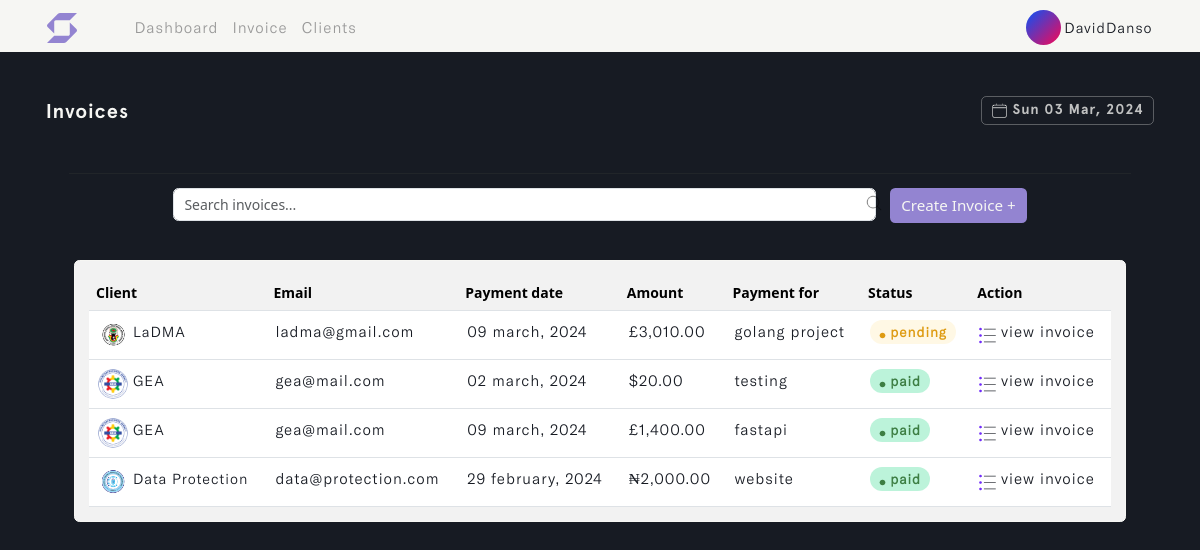
/invoice (signed in), run on an earlier commit of the app's database.
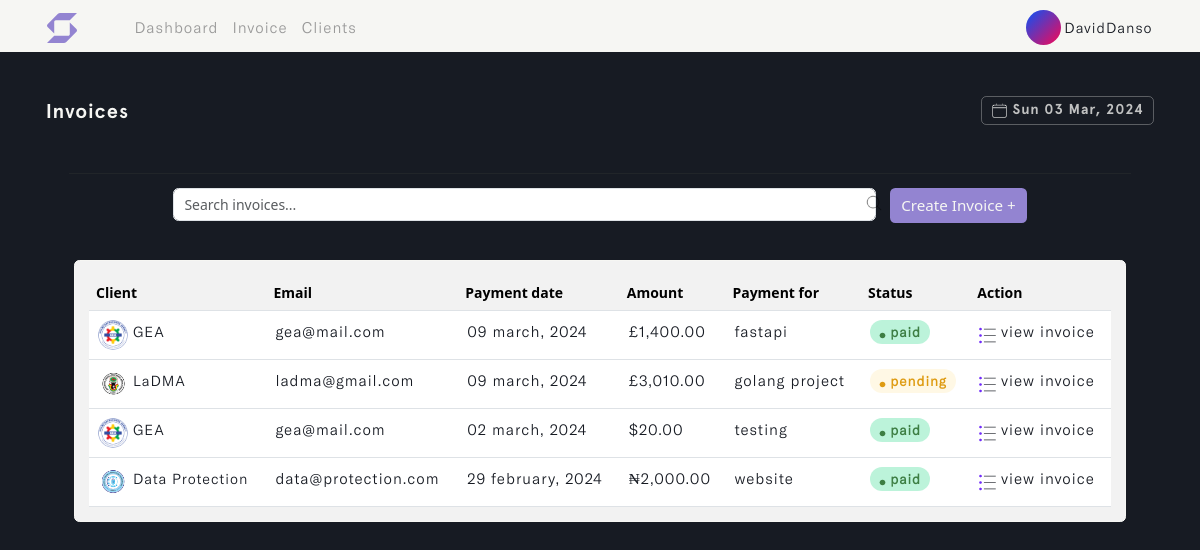
And on a later commit of the database.
### invoice/models.py (models this page shows, shortened)
class Invoice(models.Model):
    STATUS = (
        ('Pending', 'Pending'),
        ('Paid', 'Paid')
    )
    CURRENCY = (
        ('USD 🇺🇸', 'USD 🇺🇸'),
        ('GHS 🇬🇭', 'GHS 🇬🇭'),
        ('GBP 🇬🇧', 'GBP 🇬🇧'),
        ('EUR 🇪🇺', 'EUR 🇪🇺'),
        ('NGN 🇳🇬', 'NGN 🇳🇬'),
    )
    account_owner = models.ForeignKey(Profile, on_delete=models.CASCADE)
    project_name = models.CharField(max_length=255)
    project_duration = models.CharField(max_length=50)
    client_name = models.ForeignKey(Client, on_delete=models.CASCADE, to_field='name', related_name='invoice',
                                    help_text='Select a client for this entry.')
    invoice_status = models.CharField(max_length=200, choices=STATUS)
    payment_date = models.DateField(max_length=200, null=True)
    currency = models.CharField(max_length=200, choices=CURRENCY)
    invoice_image = models.ImageField(null=True, blank=True, upload_to='invoice_image/', default='invoice.png')
    client_note = models.TextField(max_length=100000, null=True, blank=True)
    total = models.IntegerField(default=0, null=True, blank=True)
    paid_date = models.DateField(null=True, blank=True)
    updated_time_stamp = models.DateTimeField(auto_now=True)
    created_time_stamp = models.DateTimeField(auto_now_add=True)
    id = models.UUIDField(default=uuid.uuid4, primary_key=True, unique=True, editable=False)
    class Meta:
        ordering = ['-updated_time_stamp']

class Client(models.Model):
    account_owner = models.ForeignKey(Profile, on_delete=models.CASCADE)
    name = models.CharField(max_length=50, unique=True)
    address = models.CharField(max_length=255, default='...')
    country = models.CharField(max_length=50)
    email = models.EmailField(max_length=100, unique=True, default='...')
    phone_number = models.IntegerField(null=True, blank=True, default='(xxx)xxx-xxxx')
    city_state = models.CharField(max_length=50)
    postal_code = models.CharField(max_length=30, default='...')
    client_avatar = models.ImageField(null=True, blank=True, upload_to='client_avatar/', default='emil-kowalski.png')
    updated_time_stamp = models.DateTimeField(auto_now=True)
    created_time_stamp = models.DateTimeField(auto_now_add=True)
    id = models.UUIDField(default=uuid.uuid4, primary_key=True, unique=True, editable=False)
    @property
    def imageURL(self):
        try:
            url = self.client_avatar.url
        except:
            url = ''
        return url
    class Meta:
        ordering = ['-updated_time_stamp']
    def __str__(self):
        return self.name

### invoice/views.py (the view, shortened to what this page needs)
# urls.py: path('invoice', views.create_invoice, name='invoice'),
@login_required(login_url='login')
def create_invoice(request):
    profile = request.user.profile
    invoices = profile.invoice_set.all()
    custom_range, invoices = paginateInvoice(request, 5, invoices)
    for invoice in invoices:
        invoice.due = (invoice.payment_date - datetime.now().date()).days
    form = InvoiceCreationForm(request.user, request.POST, request.FILES if request.method == "POST" else None)
    context = {'form': form, 'invoices': invoices,
               'custom_range': custom_range}
    return render(request, 'invoice/invoice.html', context)

### invoice/forms.py
class InvoiceCreationForm(ModelForm):
    payment_date = forms.DateField(widget=DateInput)
    class Meta:
        model = Invoice
        fields = ['project_name', 'project_duration', 'client_name',
                  'invoice_status', 'payment_date', 'currency', 'invoice_image',
                  'client_note']
    def __init__(self, user, *args, **kwargs):
        super(InvoiceCreationForm, self).__init__(*args, **kwargs)
        self.fields['invoice_status'].widget.choices = [('', 'Choose status')] + list(self.fields['invoice_status'].widget.choices)
        self.fields['currency'].widget.choices = [('', 'Choose currency')] + list(self.fields['currency'].widget.choices)
        self.fields['client_name'].queryset = Client.objects.filter(account_owner=user.profile)
        self.fields['currency'].widget.attrs.update({'id': 'currency_field'})
        for name, field in self.fields.items():
            field.widget.attrs.update({'class': 'input form-control'})

### user/models.py (called while the page is built)
    def __str__(self):
        return self.name

### invoice/templates/invoice/invoice.html (shortened to what this page needs)
{% load static %}
<!DOCTYPE html>
<html lang="en" class="js has-scroll-init has-scroll-smooth">
  <head>
    <link rel="stylesheet" href="{% static '/css/bootstrap.min.css' %}" />
    <link rel="stylesheet" href="{% static '/css/invoice.css' %}" />
  </head>
  <body
    id="pageTop"
    class="page-content"
    data-spy="scroll"
    data-target="#mainNav"
  >
    {% include 'invoice/nav.html' %}
    <main>
      <div data-scroll class="page page--layout-2" id="main">
        {% if invoices %}
        <div id="hero">
          <div class="container-fluid">
            <div class="hero-intro">
              <p>
                Invoices
                <span class="badge">
                  <img
                    src="{% static '/images/calendar.png' %}"
                    class="img-fluid calender-img"
                    alt="calender-img"
                  />
                  {% now "D d M, Y" %}
                </span>
              </p>
            </div>
          </div>
        </div>
        <div id="search">
          <div class="container-fluid">
            <div class="search-intro">
              <hr />
              <div class="row g-3 d-flex justify-content-center">
                <div class="col-md-8">
                  <img
                    src="{% static '/images/magnifying-glass.png' %}"
                    class="img-fluid search--img"
                    alt="search--img"
                  />
                  <input
                    type="text"
                    class="form-control live-search-box"
                    placeholder="Search invoices..."
                  />
                </div>
                <div class="col-auto">
                  <button
                    type="submit"
                    class="btn mb-3 invoice--btn"
                    data-bs-toggle="offcanvas"
                    data-bs-target="#offcanvasRight"
                    aria-controls="offcanvasRight"
                  >
                    Create Invoice +
                  </button>
                </div>
              </div>
            </div>
          </div>
        </div>
        {% include 'invoice/desktop-table.html' %}
        {% endif %}
      </div>
    </main>
  </body>
</html>

### invoice/templates/invoice/desktop-table.html (shortened to what this page needs)
{% load static %}
{% load humanize %}
<div id="desktop-table" class="live-search-list">
  <div class="container">
    <div class="desktop-table-intro">
      <div class="card">
        <div class="card-body">
          <table class="table table-hover" id="invoice_table">
            <thead>
              <tr>
                <th scope="col">Client</th>
                <th scope="col">Email</th>
                <th scope="col">Payment date</th>
                <th scope="col">Amount</th>
                <th scope="col">Payment for</th>
                <th scope="col">Status</th>
                <th scope="col">Action</th>
              </tr>
            </thead>
            <tbody>
              {% for invoice in invoices %}
              <tr id="search_invoice">
                <td id="client_name">
                  <img
                    src="{{invoice.client_name.imageURL}}"
                    class="img-fluid rounded-circle"
                    id="avatar-img"
                    alt="avatar-img"
                  />
                  {{invoice.client_name}}
                </td>
                <td>{{invoice.client_name.email | truncatechars:25}}</td>
                <td>{{invoice.payment_date|date:"d F, Y"}}</td>
                <td>
                  {% if invoice.currency == "GHS 🇬🇭" %}
                  ¢{{ invoice.total|floatformat:2|intcomma }}
                  {% elif invoice.currency == "USD 🇺🇸" %}
                  ${{ invoice.total|floatformat:2|intcomma }}
                  {% elif invoice.currency == "GBP 🇬🇧" %}
                  £{{ invoice.total|floatformat:2|intcomma }}
                  {% elif invoice.currency == "EUR 🇪🇺" %}
                  €{{ invoice.total|floatformat:2|intcomma }}
                  {% elif invoice.currency == "NGN 🇳🇬" %}
                  ₦{{ invoice.total|floatformat:2|intcomma }}
                  {% endif %}
                </td>
                <td>{{invoice.project_name | truncatechars:17}}</td>
                {% if invoice.due <= 3 and invoice.invoice_status != 'Paid' %}
                <td id="due_date">
                  <span class="badge">overdue close</span>
                </td>
                {% else %}
                {% if invoice.invoice_status == 'Pending' %}
                <td id="unpaid_status">
                  <span class="badge">
                    <img
                      src="{% static '/images/pending.svg' %}"
                      class="img-fluid"
                      id="clock-img"
                      alt="clock-img"
                    />
                    {{invoice.invoice_status}}
                  </span>
                </td>
                {% else %}
                <td id="paid_status">
                  <span class="badge">
                    <img
                      src="{% static '/images/paid.svg' %}"
                      class="img-fluid"
                      id="clock-img"
                      alt="clock-img"
                    />
                    {{invoice.invoice_status}}
                  </span>
                </td>
                {% endif %}
                {% endif %}
                <td>
                  <a href="{% url 'invoice-details' invoice.id %}">
                    <img
                      src="{% static '/images/list.png' %}"
                      class="img-fluid"
                      id="open_invoice-link"
                      alt="open_invoice-link"
                    />
                    view Invoice
                  </a>
                </td>
              </tr>
              {% endfor %}
            </tbody>
          </table>
        </div>
      </div>
    </div>
  </div>
</div>

What changed in the data, as far as the page shows it:
changed Invoice "fastapi": moves up the list
